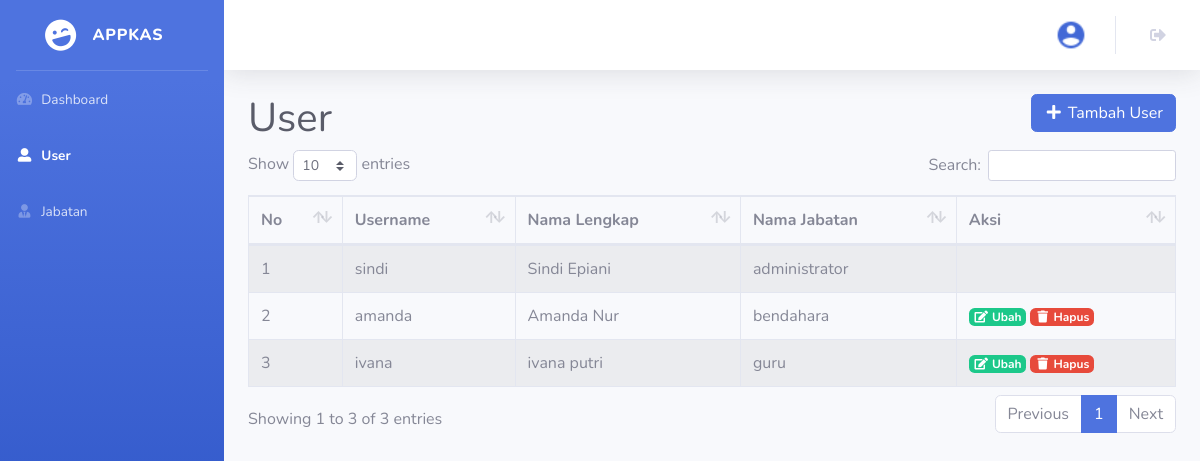
The page /user.php (signed in) on the database its author committed.
### tables this page shows
CREATE TABLE `user` (
  `id_user` int(11) NOT NULL,
  `nama_lengkap` varchar(100) NOT NULL,
  `username` varchar(100) NOT NULL,
  `password` varchar(255) NOT NULL,
  `id_jabatan` int(11) NOT NULL
);

CREATE TABLE `jabatan` (
  `id_jabatan` int(11) NOT NULL,
  `nama_jabatan` varchar(100) NOT NULL
);

### connection.php (called while the page is built, shortened)
<?php
	$host		= "localhost";
	$username	= "root";
	$password	= "";
	$database	= "uang_kas";
	$conn 		= mysqli_connect($host, $username, $password, $database);
if (isset($_SESSION['id_user'])) {
	function dataUser() {
		global $conn;
		$id_user = $_SESSION['id_user'];
		return mysqli_fetch_assoc(mysqli_query($conn, "SELECT * FROM user INNER JOIN jabatan ON user.id_jabatan = jabatan.id_jabatan WHERE id_user = '$id_user'"));
	}
}

### user.php (the view, shortened to what this page needs)
<?php
  require 'connection.php';
  $dataUser = dataUser();
  $user = mysqli_query($conn, "SELECT * FROM user INNER JOIN jabatan ON user.id_jabatan = jabatan.id_jabatan");
?>
<!DOCTYPE html>
<html lang="en">
<head>
  <link href="vendor/fontawesome-free/css/all.min.css" rel="stylesheet" type="text/css">
  <link href="css/sb-admin-2.min.css" rel="stylesheet">
  <link href="vendor/datatables/dataTables.bootstrap4.min.css" rel="stylesheet">
</head>
<body id="page-top">
  <div id="wrapper">
    <ul class="navbar-nav bg-gradient-primary sidebar sidebar-dark accordion" id="accordionSidebar">
        <a class="sidebar-brand d-flex align-items-center justify-content-center" href="index.html">
          <div class="sidebar-brand-icon rotate-n-15">
            <i class="fas fa-laugh-wink"></i>
          </div>
          <div class="sidebar-brand-text mx-3">APPKAS</div>
        </a>
        <hr class="sidebar-divider my-0">
      <li class="nav-item">
        <a class="nav-link" href="index.php">
          <i class="fas fa-fw fa-tachometer-alt"></i>
          <span>Dashboard</span></a>
      </li>
      <?php if ($_SESSION['id_jabatan'] == '1'): ?>
      <li class="nav-item active">
        <a class="nav-link" href="user.php">
          <i class="fas fa-fw fa-user-alt"></i>
          <span>User</span></a>
      </li>
      <li class="nav-item">
        <a class="nav-link" href="jabatan.php">
          <i class="fas fa-fw fa-user-tie"></i>
          <span>Jabatan</span></a>
      </li>
      <?php endif ?>
    </ul>
    <div id="content-wrapper" class="d-flex flex-column">
      <div id="content">
      <nav class="navbar navbar-expand navbar-light bg-white topbar mb-4 static-top shadow">
          <ul class="navbar-nav ml-auto">
            <li class="nav-item no-arrow">
              <a class="nav-link" href="#" role="button" aria-haspopup="true" aria-expanded="false">
              <img class="img-profile rounded-circle" src="assets/img/img_properties/profile.png">
              </a>
            </li>
            <li class="nav-item no-arrow mx-1">
              <a class="nav-link" href="logout.php" role="button" aria-haspopup="true" aria-expanded="false">
                <i class="fas fa-sign-out-alt fa-fw"></i>
              </a>
            </li>
          </ul>
        </nav>
    <div class="content-header">
      <div class="container-fluid">
        <div class="row justify-content-center mb-2">
          <div class="col-sm text-left">
            <h1 class="m-0 text-dark">User</h1>
          </div>
          <div class="col-sm text-right">
            <button type="button" class="btn btn-primary" data-toggle="modal" data-target="#tambahUserModal"><i class="fas fa-fw fa-plus"></i> Tambah User</button>
          </div>
        </div>
      </div>
    </div>
    <section class="content">
      <div class="container-fluid">
        <div class="row">
          <div class="col-lg">
            <div class="table-responsive">
              <table class="table table-striped table-hover table-bordered" id="table_id">
                <thead>
                  <tr>
                    <th>No</th>
                    <th>Username</th>
                    <th>Nama Lengkap</th>
                    <th>Nama Jabatan</th>
                    <th>Aksi</th>
                  </tr>
                </thead>
                <tbody>
                  <?php $i = 1; ?>
                  <?php foreach ($user as $du): ?>
                    <tr>
                      <td><?= $i++; ?></td>
                      <td><?= $du['username']; ?></td>
                      <td><?= $du['nama_lengkap']; ?></td>
                      <td><?= $du['nama_jabatan']; ?></td>
                      <td>
                        <?php if ($du['id_jabatan'] !== '1'): ?>
                          <a href="ubah_user.php?id_user=<?= $du['id_user']; ?>" class="badge badge-success" data-toggle="modal" data-target="#editUserModal<?= $du['id_user']; ?>">
                            <i class="fas fa-fw fa-edit"></i> Ubah
                          </a>
                          <a data-nama="<?= $du['nama_lengkap']; ?>" class="btn-delete badge badge-danger" href="hapus_user.php?id_user=<?= $du['id_user']; ?>"><i class="fas fa-fw fa-trash"></i> Hapus</a>
                        <?php endif ?>
                      </td>
                    </tr>
                  <?php endforeach ?>
                </tbody>
              </table>
            </div>
          </div>
        </div>
      </div>
    </section>
        </div>
  </div>
  </div>
</body>
</html>

### rows shown on the page
user: username "sindi", nama_lengkap "Sindi Epiani", id_jabatan.nama_jabatan "administrator"
user: username "amanda", nama_lengkap "Amanda Nur", id_jabatan.nama_jabatan "bendahara"
user: username "ivana", nama_lengkap "ivana putri", id_jabatan.nama_jabatan "guru"
